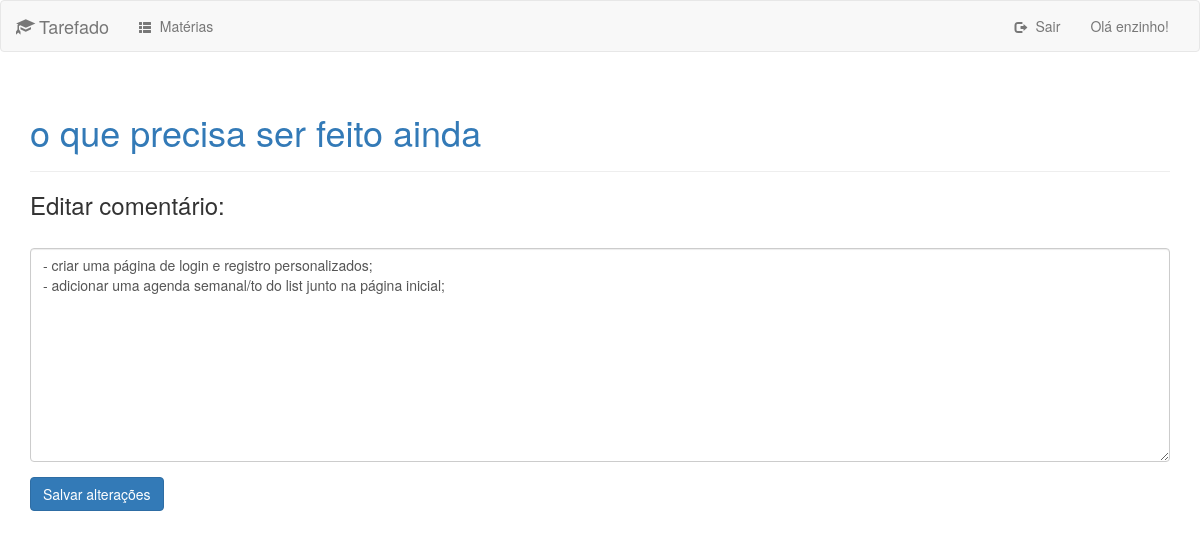
Screenshot of /editar_comentario/9 (signed in) with the database file from the repository.
### core/models.py (models this page shows, shortened)
class Materia(models.Model):
    text = models.CharField(max_length=200)
    date_added = models.DateTimeField(auto_now_add=True)
    dono = models.ForeignKey(User, on_delete=models.CASCADE)
    def __str__(self):
        return self.text

class Comentario(models.Model):
    materia = models.ForeignKey(Materia, on_delete=models.CASCADE)
    text = models.TextField()
    date_added = models.DateTimeField(auto_now_add=True)
    class Meta:
        verbose_name_plural = "comentarios"

### core/views.py (the view)
# urls.py: path('editar_comentario/<comentario_id>', views.editar_comentario, name='editar_comentario'),
@login_required # exige login do usuário para acessar esta aba, no caso as materias
def editar_comentario(request, comentario_id):
    comentario = Comentario.objects.get(id=comentario_id)
    materia = comentario.materia
    if materia.dono != request.user:
        return render(request, 'core/erro_404.html', status=404)
    if request.method != 'POST':
        form = ComentarioForm(instance=comentario)
    else:
        form = ComentarioForm(instance=comentario, data=request.POST)
        if form.is_valid():
            form.save()
            return HttpResponseRedirect(reverse('materia', args=[materia.id]))
    context = {'comentario': comentario, 'materia': materia, 'form': form}
    return render(request, 'core/editar_comentario.html', context)

### core/forms.py
class ComentarioForm(forms.ModelForm):
        class Meta:
            model = Comentario
            fields = ['text']
            labels = {'text': ''}
            widgets = {'text': forms.Textarea(attrs={'cols':50})}

### core/templates/core/editar_comentario.html
{% extends "core/base.html" %} {% load bootstrap3 %} {% block header %}
<h1>
      <a href="{% url 'materia' materia.id %}">{{ materia }}</a>
</h1>
{% endblock header %} {% block content %}
<h3>Editar comentário:</h3>
<form action="{% url 'editar_comentario' comentario.id %}" method="post" class="form">
      {% csrf_token %} {% bootstrap_form form %} {% buttons %}
      <button name="enviar" class="btn btn-primary">Salvar alterações</button>
      {% endbuttons %}
</form>
{% endblock content %}

### core/templates/core/base.html (shortened to what this page needs)
{%load bootstrap3 %}
<!DOCTYPE html>
<html lang="pt-br">
      <head>
            {% bootstrap_css %} {% bootstrap_javascript %}
      </head>
      <body>
            <nav class="navbar navbar-default">
                  <div class="container-fluid">
                        <div class="navbar-header">
                              <a class="navbar-brand" href="{% url 'index' %}">
                                    <span class="glyphicon glyphicon-education"></span>
                                    Tarefado
                              </a>
                        </div>
                        <div class="collapse navbar-collapse" id="bs-example-navbar-collapse-1">
                              <ul class="nav navbar-nav">
                                    <li>
                                          <a href="{% url 'materias' %}">
                                                <span class="glyphicon glyphicon-th-list" style="font-size: 12px; margin-right: 5px"></span>
                                                Matérias
                                          </a>
                                    </li>
                              </ul>
                              <ul class="nav navbar-nav navbar-right">
                                    {% if user.is_authenticated %}
                                    <li>
                                          <a href="{% url 'logout' %}">
                                                <span class="glyphicon glyphicon-log-out" style="font-size: 12px; margin-right: 5px"></span>
                                                Sair
                                          </a>
                                    </li>
                                    <li><a>Olá {{ user.username }}!</a></li>
                                    {% endif %}
                              </ul>
                        </div>
                  </div>
            </nav>
            <div class="container">
                  <div class="page-header">{%block header %}{%endblock header %}</div>
                  <div>{% block content %}{% endblock content %}</div>
            </div>
      </body>
</html>

### rows the page displays
Materia: text "o que precisa ser feito ainda"
Comentario: text "- criar uma página de login e registro personalizados; - adicionar uma agenda semanal/to do list junto na página inicial;"

### other values shown
{{ user.username }} "enzinho"
